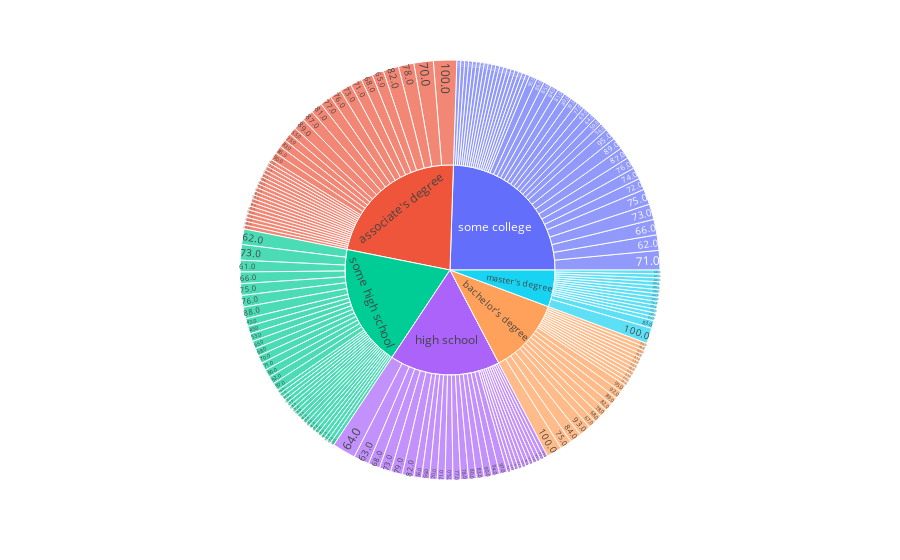

Notebook code cell kept with this figure:
### Code cell
fig = px.sunburst(Churn_Customer, path=["parentallevelofeducation","writingscore"])
fig.show()

### Figure 1 — Plotly figure (JSON) as saved in the notebook; plotly's stock layout.template omitted (floating-point values rounded to 4 significant figures; data arrays with more than 128 entries replaced by an {"elided": "..."} marker saying what was removed)
{"data": [{"branchvalues": "total", "domain": {"x": [0, 1], "y": [0, 1]}, "hovertemplate": "labels=%{label}<br>count=%{value}<br>parent=%{parent}<br>id=%{id}<extra></extra>", "ids": {"elided": "189 str values"}, "labels": {"elided": "189 str values"}, "name": "", "parents": {"elided": "189 str values"}, "type": "sunburst", "values": {"elided": "189 int values"}}], "layout": {"legend": {"tracegroupgap": 0}, "margin": {"t": 60}}}
